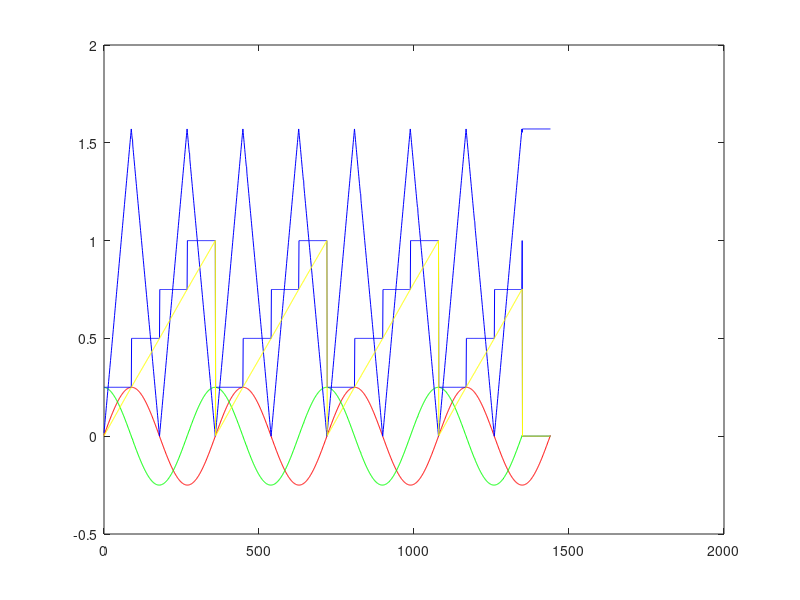

The MATLAB script that drew this image:
theta = 0:1:360*4;

va = zeros(size(theta));
vb = zeros(size(theta));
angle = zeros(size(theta));
angle360 = zeros(size(theta));

buffer = zeros(91);

N = length(theta);

first_run = 1;
n = 1;
m=1;
k=0.25;

for i=1:N
    va(i) = k*sin(i/180*pi);
    
    if k < 1
        %k=k+0.001;
    end
    
    buffer(n) = va(i);
    if n <= 91
        n = n + 1;    
    else
        first_run = 0;
        n = 1;
    end
    
    if first_run == 0
        if n > 1
            vb(m) = buffer(n-1);
        else
            vb(m) = buffer(91);
        end
        
        m=m+1;
    end
    
    %vb(m) = k*cos(i/180*pi);
end

sector = zeros(size(theta));
max = 1.57;

for i=1:N
    angle(i) = atan(va(i)/vb(i));
    if(max<angle(i))
        %max = angle(i);
    end
        
    if angle(i)<0
        angle(i) = -angle(i);
    end
    
    if  va(i)>0 && vb(i)> 0
        sector(i) = 1;
    end
    
    if va(i)>0 && vb(i) < 0
        sector(i) = 2;
    end
    
    if va(i)<0 && vb(i) < 0
        sector(i) = 3;
    end
    
    if va(i)<0 && vb(i) >0
        sector(i) = 4;
    end
    
    angle_deg = 90 * ( angle(i) / max );
    
    switch sector(i) 
        case 1
            angle360(i) = angle_deg;
        case 2
            angle360(i) = 180 - angle_deg;
        case 3
            angle360(i) = 180 + angle_deg;
        case 4
            angle360(i) = 360 - angle_deg;
    end
    
    angle360(i) = angle360(i) / 360;
end

plot(theta, va,'Color','red');
hold on;
plot(theta, vb,'Color','green');

hold on;
plot(theta, angle,'Color','blue');
hold on;
plot(theta, sector/4,'Color','blue');

hold on;
plot(theta, angle360,'Color','yellow');